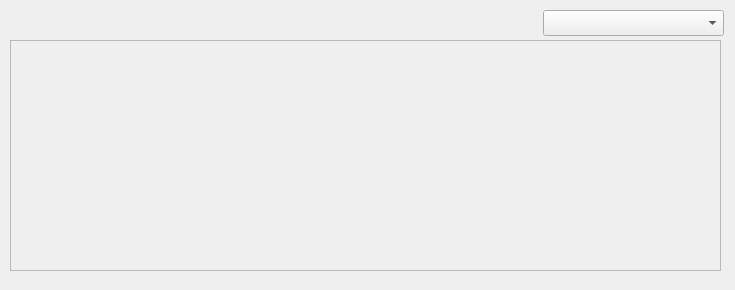
<?xml version="1.0" encoding="UTF-8"?>
<ui version="4.0">
 <class>ForecastWindow</class>
 <widget class="QDialog" name="ForecastWindow">
  <property name="geometry">
   <rect>
    <x>0</x>
    <y>0</y>
    <width>735</width>
    <height>290</height>
   </rect>
  </property>
  <property name="windowTitle">
   <string>Rates and Forecasts</string>
  </property>
  <widget class="QFrame" name="frame">
   <property name="geometry">
    <rect>
     <x>10</x>
     <y>40</y>
     <width>711</width>
     <height>231</height>
    </rect>
   </property>
   <property name="frameShape">
    <enum>QFrame::StyledPanel</enum>
   </property>
   <property name="frameShadow">
    <enum>QFrame::Raised</enum>
   </property>
   <widget class="RateForecastPlotWidget" name="rate_forecast_plot" native="true">
    <property name="geometry">
     <rect>
      <x>-1</x>
      <y>-1</y>
      <width>711</width>
      <height>231</height>
     </rect>
    </property>
   </widget>
  </widget>
  <widget class="QComboBox" name="modelSelectorComboBox">
   <property name="geometry">
    <rect>
     <x>543</x>
     <y>10</y>
     <width>181</width>
     <height>26</height>
    </rect>
   </property>
  </widget>
 </widget>
 <customwidgets>
  <customwidget>
   <class>RateForecastPlotWidget</class>
   <extends>QWidget</extends>
   <header>plots</header>
   <container>1</container>
  </customwidget>
 </customwidgets>
 <resources/>
 <connections/>
</ui>
